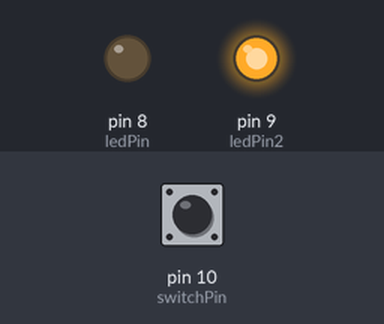
Bench run of a sketch on a simulated Arduino Uno, built with avr-gcc and run on an emulated ATmega328P. Shown: output pins drawn as LEDs (lit = HIGH). Inputs (shaded band) come from the test bench; at power-on: pin 10 (switchPin) LOW. What the sketch prints to the serial monitor is not drawn.

Above: at 2.8 s.
2.9 s: pin 10 (switchPin) pulled HIGH for 1.2 s
At 3.7 s:
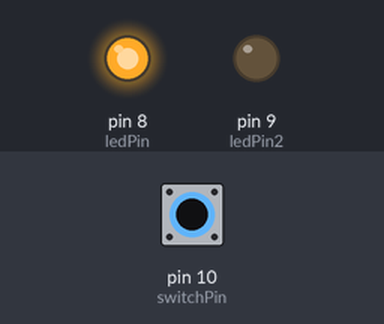
6.5 s: pin 10 (switchPin) pulled HIGH for 3.2 s
At 11.4 s:
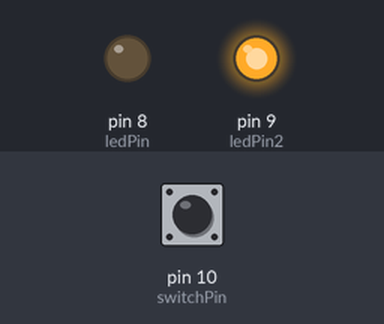
Timing chart, 0 to 12.9 s (numbered marks = the images above; inputs shaded):
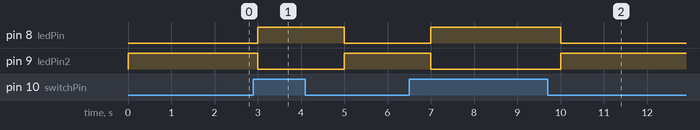

The sketch:

bicolor_led.ino
```cpp
int ledPin = 8;
int ledPin2 = 9;
int switchPin = 10;
void setup() {
  pinMode(ledPin, OUTPUT);
  pinMode(switchPin, INPUT);
  pinMode(ledPin2, OUTPUT);
  Serial.begin(9600);
  Serial.println("Setup complete");
}

void loop() {
 if (digitalRead(switchPin) == HIGH) {
  digitalWrite(ledPin2, LOW);
  digitalWrite(ledPin, HIGH);
  delay(1000);
 } else {
  digitalWrite(ledPin, LOW);
  digitalWrite(ledPin2, HIGH);
  delay(1000);
 }
}
```

Measured:
- after the input at 2.9 s, pin 8 (ledPin): LOW → HIGH after 0.10 s, → LOW 2.0 s later; pin 9 (ledPin2): HIGH → LOW after 0.10 s, → HIGH 2.0 s later
- after the input at 6.5 s, pin 8 (ledPin): LOW → HIGH after 0.50 s, → LOW 3.0 s later; pin 9 (ledPin2): HIGH → LOW after 0.50 s, → HIGH 3.0 s later
